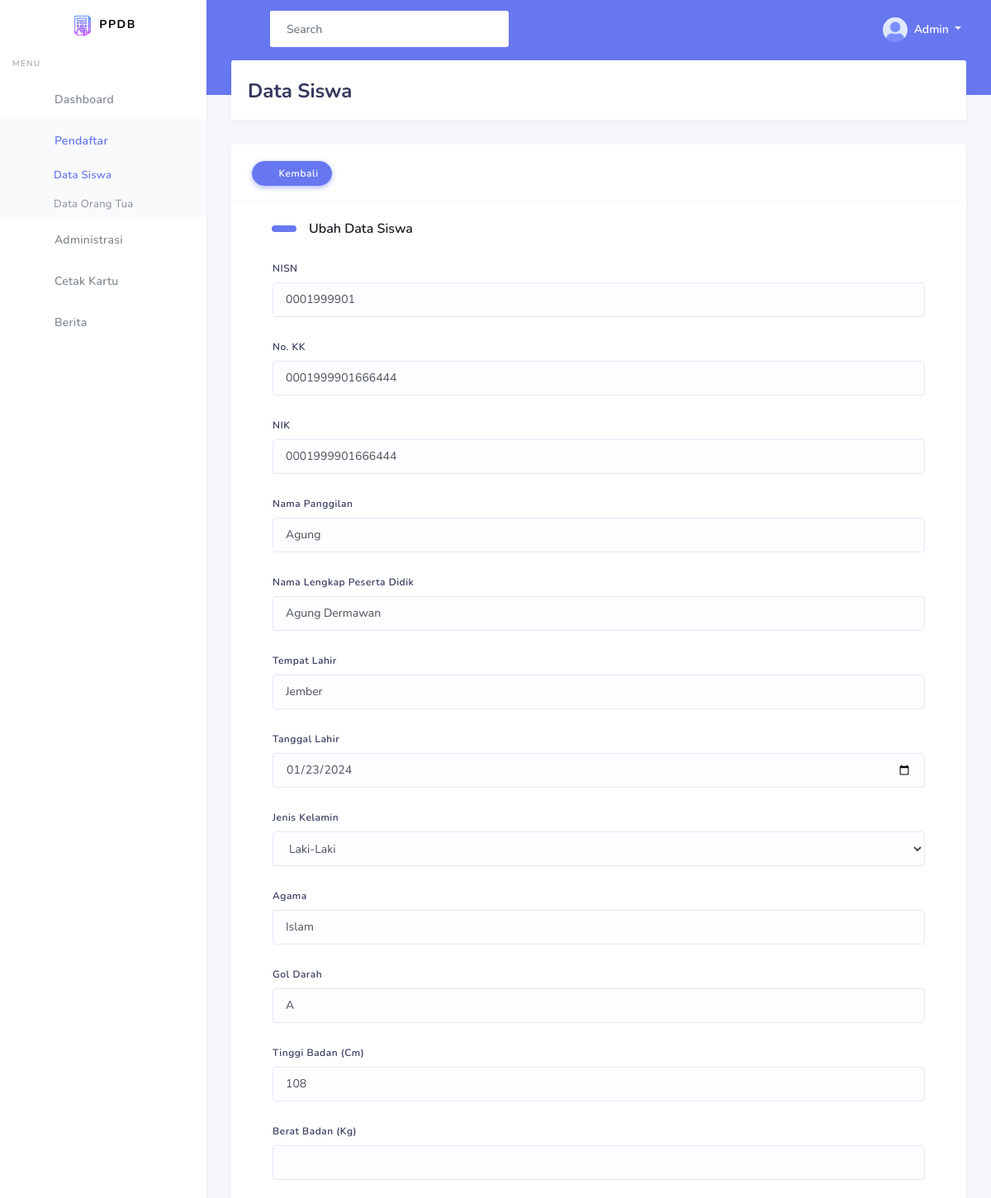
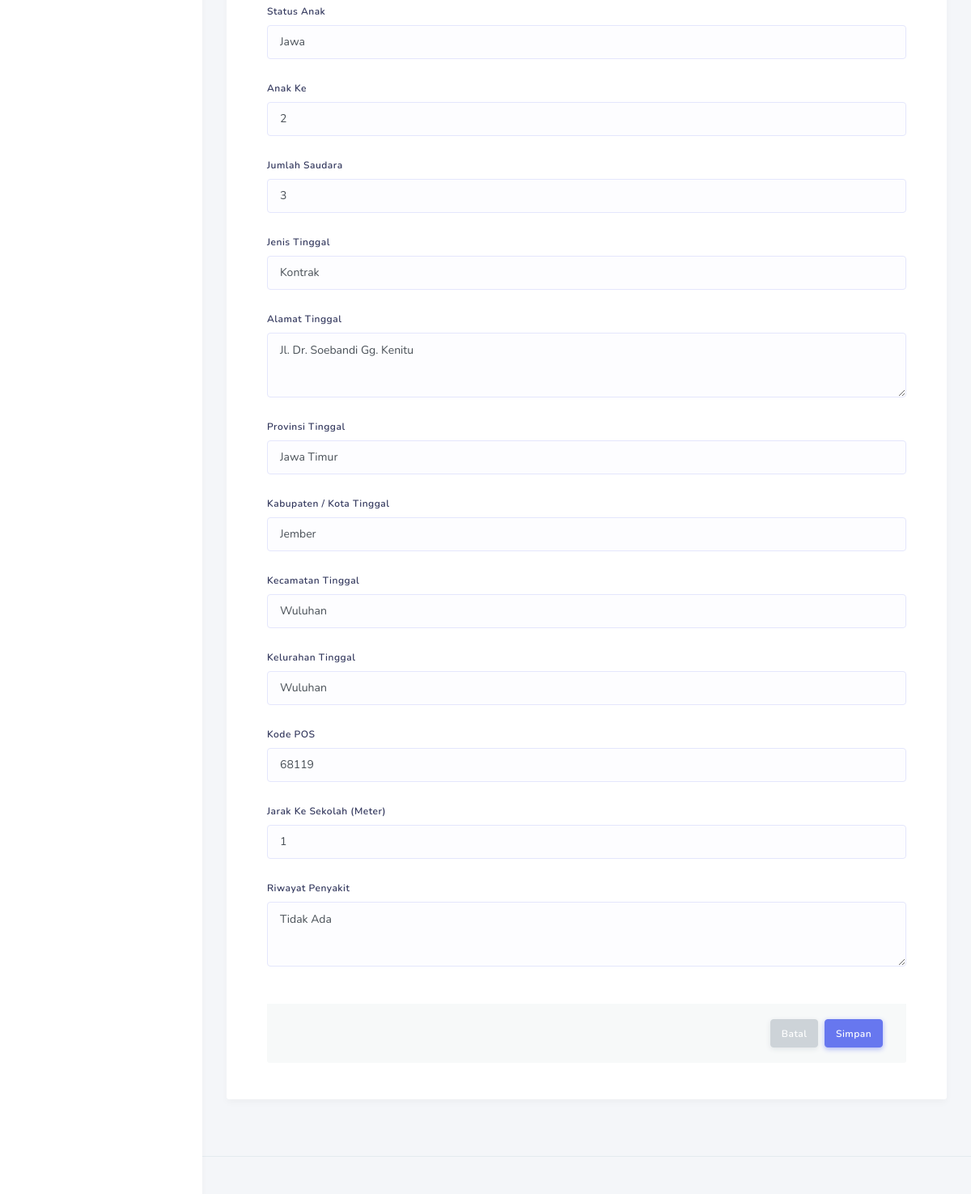
Screenshot of /view/siswa/ubahData.php?id=1 (signed in) with the database file from the repository (2 pictures, top to bottom).
### tables this page shows
CREATE TABLE `identitas_siswa` (
  `Id_Identitas_Siswa` int(11) NOT NULL,
  `NISN` varchar(15) NOT NULL,
  `No_KK` varchar(20) NOT NULL,
  `NIK` varchar(16) NOT NULL,
  `Nama_Panggilan` text NOT NULL,
  `Nama_Peserta_Didik` text NOT NULL,
  `Tempat_Lahir` varchar(30) NOT NULL,
  `Tanggal_Lahir` date NOT NULL,
  `Jenis_Kelamin` enum('Laki-Laki','Perempuan') NOT NULL,
  `Agama` varchar(9) NOT NULL,
  `Gol_Darah` varchar(5) NOT NULL,
  `Tinggi_Badan` varchar(4) NOT NULL,
  `Berat_Badan` varchar(3) NOT NULL,
  `Suku` varchar(10) NOT NULL,
  `Bahasa` varchar(12) NOT NULL,
  `Kewarganegaraan` varchar(10) NOT NULL,
  `Status_Anak` varchar(12) NOT NULL,
  `Anak_Ke` int(2) NOT NULL,
  `Jml_Saudara` int(2) NOT NULL,
  `Jenis_Tinggal` varchar(17) NOT NULL,
  `Alamat_Tinggal` text NOT NULL,
  `Provinsi_Tinggal` varchar(30) NOT NULL,
  `Kab_Kota_Tinggal` varchar(30) NOT NULL,
  `Kec_Tinggal` varchar(30) NOT NULL,
  `Kelurahan_Tinggal` varchar(30) NOT NULL,
  `Kode_POS` varchar(6) NOT NULL,
  `Jarak_Ke_Sekolah` varchar(5) NOT NULL,
  `Riwayat_Penyakit` text NOT NULL,
  `status_ortu` tinyint(1) NOT NULL,
  `status_administrasi` tinyint(1) NOT NULL,
  `tgl_buat` datetime NOT NULL,
  `tgl_ubah` timestamp NOT NULL DEFAULT current_timestamp() ON UPDATE current_timestamp()
);

### view/siswa/ubahData.php (the view, shortened to what this page needs)
<?php
$title = "Data Siswa";
require("../template/header.php");
?>
<section class="section">
    <div class="section-header">
        <h1><?= $title; ?></h1>
    </div>
    <div class="section-body">
        <div class="row">
            <div class="col-12">
                <div class="card">
                    <div class="card-header">
                        <a href="tampilData.php" type="button" class="btn btn-primary daterange-btn icon-left btn-icon">
                            <i class="fas fa-arrow-left"></i> Kembali
                        </a>
                    </div>
                    <div class="card-body">
                        <div class="section-title mt-0 ml-4">Ubah Data Siswa</div>
                        <?php
                        include('../../config/connection.php');
                        $data = mysqli_query($conn, "SELECT * FROM identitas_siswa WHERE Id_Identitas_Siswa = '$_GET[id]'") or die(mysqli_error($conn));
                        foreach ($data as $row) {
                        ?>
                            <form class="needs-validation" novalidate="" action="../../controller/admin/siswa.php" method="POST">
                                <div class="modal-body">
                                    <div class="form-group">
                                        <label>NISN</label>
                                        <input type="number" class="form-control" name="nisn" required="" minlength="10" value="<?= $row['NISN']; ?>">
                                    </div>
                                    <div class="form-group">
                                        <label>No. KK</label>
                                        <input type="text" class="form-control" name="no_kk" required="" minlength="16" value="<?= $row['No_KK']; ?>">
                                    </div>
                                    <div class="form-group">
                                        <label>NIK</label>
                                        <input type="text" class="form-control" name="nik" required="" minlength="16" value="<?= $row['NIK']; ?>">
                                    </div>
                                    <div class="form-group">
                                        <label>Nama Panggilan</label>
                                        <input type="text" class="form-control" name="nama_panggilan" required="" value="<?= $row['Nama_Panggilan']; ?>">
                                    </div>
                                    <div class="form-group">
                                        <label>Nama Lengkap Peserta Didik</label>
                                        <input type="text" class="form-control" name="nama_lengkap" required="" value="<?= $row['Nama_Peserta_Didik']; ?>">
                                    </div>
                                    <div class="form-group">
                                        <label>Tempat Lahir</label>
                                        <input type="text" class="form-control" name="tempat_lahir" required="" value="<?= $row['Tempat_Lahir']; ?>">
                                    </div>
                                    <div class="form-group">
                                        <label>Tanggal Lahir</label>
                                        <input type="date" class="form-control" name="tanggal_lahir" required="" value="<?= $row['Tanggal_Lahir']; ?>">
                                    </div>
                                    <div class="form-group">
                                        <label>Jenis Kelamin</label>
                                        <select class="form-control" name="jenis_kelamin" required="">
                                            <option value="Laki-Laki" <?php if ($row['Jenis_Kelamin'] == 'Laki-Laki') {
                                                                            echo 'selected';
                                                                        } ?>>Laki-Laki</option>
                                        </select>
                                    </div>
                                    <div class="form-group">
                                        <label>Agama</label>
                                        <input type="text" class="form-control" name="agama" required="" value="<?= $row['Agama']; ?>">
                                    </div>
                                    <div class="form-group">
                                        <label>Gol Darah</label>
                                        <input type="text" class="form-control" name="gol_darah" value="<?= $row['Gol_Darah']; ?>">
                                    </div>
                                    <div class="form-group">
                                        <label>Tinggi Badan (Cm)</label>
                                        <input type="number" class="form-control" name="tinggi_badan" required="" value="<?= $row['Tinggi_Badan']; ?>">
                                    </div>
                                    <div class="form-group">
                                        <label>Berat Badan (Kg)</label>
                                        <input type="number" class="form-control" name="berat_badan" required="" value="<?= $row['Berat_badan']; ?>">
                                    </div>
                                    <div class="form-group">
                                        <label>Status Anak</label>
                                        <input type="text" class="form-control" name="status_anak" required="" value="<?= $row['Status_Anak']; ?>">
                                    </div>
                                    <div class="form-group">
                                        <label>Anak Ke</label>
                                        <input type="number" class="form-control" name="Anak_Ke" required="" value="<?= $row['Anak_Ke']; ?>">
                                    </div>
                                    <div class="form-group">
                                        <label>Jumlah Saudara</label>
                                        <input type="number" class="form-control" name="jumlah_saudara" required="" value="<?= $row['Jml_Saudara']; ?>">
                                    </div>
                                    <div class="form-group">
                                        <label>Jenis Tinggal</label>
                                        <input type="text" class="form-control" name="jenis_tinggal" required="" value="<?= $row['Jenis_Tinggal']; ?>">
                                    </div>
                                    <div class="form-group">
                                        <label>Alamat Tinggal</label>
                                        <textarea type="text" class="form-control" name="alamat_tinggal" required="" style="height:80px"><?= $row['Alamat_Tinggal']; ?></textarea>
                                    </div>
                                    <div class="form-group">
                                        <label>Provinsi Tinggal</label>
                                        <input type="text" class="form-control" name="provinsi_tinggal" required="" value="<?= $row['Provinsi_Tinggal']; ?>">
                                    </div>
                                    <div class="form-group">
                                        <label>Kabupaten / Kota Tinggal</label>
                                        <input type="text" class="form-control" name="kab_kota_tinggal" required="" value="<?= $row['Kab_Kota_Tinggal']; ?>">
                                    </div>
                                    <div class="form-group">
                                        <label>Kecamatan Tinggal</label>
                                        <input type="text" class="form-control" name="kecamatan_tinggal" required="" value="<?= $row['Kec_Tinggal']; ?>">
                                    </div>
                                    <div class="form-group">
                                        <label>Kelurahan Tinggal</label>
                                        <input type="text" class="form-control" name="kelurahan_tinggal" required="" value="<?= $row['Kelurahan_Tinggal']; ?>">
                                    </div>
                                    <div class="form-group">
                                        <label>Kode POS</label>
                                        <input type="number" class="form-control" name="kode_pos" required="" value="<?= $row['Kode_POS']; ?>">
                                    </div>
                                    <div class="form-group">
                                        <label>Jarak Ke Sekolah (Meter)</label>
                                        <input type="number" class="form-control" name="jarak_ke_sekolah" required="" value="<?= $row['Jarak_Ke_Sekolah']; ?>">
                                    </div>
                                    <div class="form-group">
                                        <label>Riwayat Penyakit</label>
                                        <textarea type="text" class="form-control" name="riwayat_penyakit" required="" style="height:80px"><?= $row['Riwayat_Penyakit']; ?></textarea>
                                    </div>
                                    <br>
                                    <div class="modal-footer bg-whitesmoke br">
                                        <a href="tampilData.php" type="button" class="btn btn-secondary">Batal</a>
                                        <button class="btn btn-primary" name="ubahData">Simpan</button>
                                    </div>
                                </div>
                            </form>
                        <?php } ?>
                    </div>
                </div>
            </div>
        </div>
    </div>
    </div>
<?php require("../template/footer.php"); ?>

### rows the page displays
identitas_siswa: nisn "0001999901", no_kk "0001999901666444", nik "0001999901666444", nama_panggilan "Agung", nama_lengkap "Agung Dermawan", tempat_lahir "Jember", tanggal_lahir "01/23/2024", jenis_kelamin "Laki-Laki", agama "Islam", gol_darah "A", tinggi_badan "108", status_anak "Jawa", Anak_Ke "2", jumlah_saudara "3", jenis_tinggal "Kontrak", alamat_tinggal "Jl. Dr. Soebandi Gg. Kenitu", provinsi_tinggal "Jawa Timur", kab_kota_tinggal "Jember", kecamatan_tinggal "Wuluhan", kelurahan_tinggal "Wuluhan", kode_pos "68119", jarak_ke_sekolah "1", riwayat_penyakit "Tidak Ada"

### other values shown
$_SESSION['nama'] "Admin"
$title "Data Siswa"
